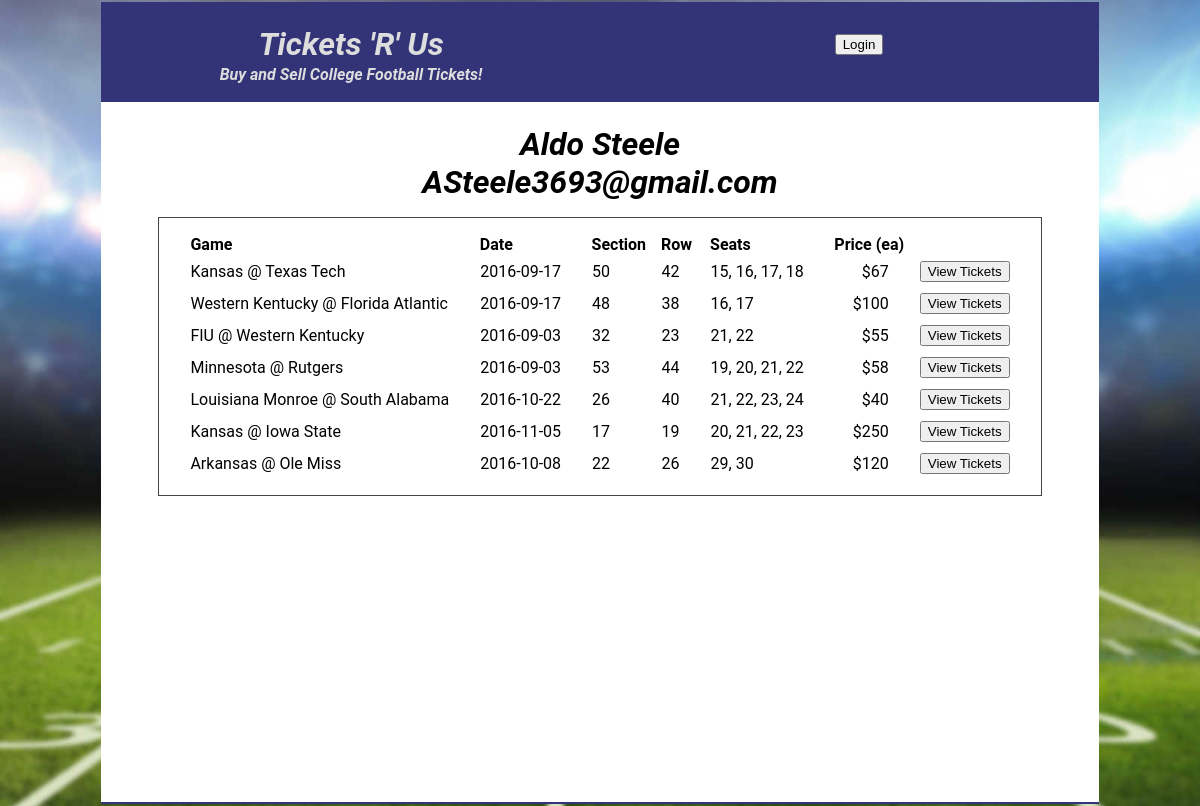
/users/3, run on the app's committed database.
### tickets.py (models this page shows, shortened)
class User(Base):
    __tablename__ = 'user'
    id = Column(Integer, primary_key=True)
    name = Column(String, nullable=False)
    email = Column(String, unique=True, nullable=False)
    picture = Column(String, nullable=True)

class Ticket_Lot(Base):
    __tablename__ = 'ticket_lot'
    id = Column(Integer, primary_key=True)
    seller_id = Column(Integer, ForeignKey('user.id'))
    seller = relationship(User, backref=backref('ticket_lots'))
    game_id = Column(Integer, ForeignKey('game.id'))
    game = relationship(Game, backref=backref('ticket_lots'))
    section = Column(Integer)
    row = Column(Integer)
    price = Column(Integer) # $ per ticket
    def seats(self):
        return [ ticket.seat for ticket in self.tickets ]
    def seats_str(self):
        return ', '.join(map(str,self.seats()))

class Team(Base):
    __tablename__ = 'team'
    id = Column(Integer, primary_key = True)
    name =Column(String, unique=True, nullable = False)
    nickname = Column(String)
    espn_id =  Column(Integer)
    city =  Column(String)
    state = Column(String)
    conference = Column(String, ForeignKey('conference.abbrev_name'))
    logo = Column(String)

class Game(Base):
    __tablename__ = 'game'
    id = Column(Integer, primary_key=True)
    home_team_id = Column(Integer, ForeignKey('team.id'))
    home_team = relationship(Team, foreign_keys=[home_team_id], backref=backref('home_games'))
    visiting_team_id = Column(Integer, ForeignKey('team.id'))
    visiting_team = relationship(Team, foreign_keys=[visiting_team_id], backref=backref('away_games'))
    date = Column(Date, nullable=False)

class Ticket(Base):
    __tablename__ = 'ticket'
    id = Column(Integer, primary_key=True)
    lot_id = Column(Integer, ForeignKey('ticket_lot.id'))
    lot = relationship(Ticket_Lot, backref=backref('tickets'))
    seat = Column(Integer)

### web_server.py (the view)
@app.route('/users/<int:user_id>')
def user(user_id):
    user = db_session.query(User).filter_by(id=user_id).one()
    main = Markup(render_template('user.html', user=user))
    return render_template('layout.html', main=main, login_session=login_session)

### templates/user.html
<div id="user-div">
    <h1>
        {{user.name}} <br>
        {{user.email}}
    </h1>
    <div class="game-tickets">
        <table class="tickets">
            <tr class="ticket-lot">
                <th> Game </th>
                <th> Date </th>
                <th class="section"> Section </td>
                <th class="row"> Row </td>
                <th class="seats"> Seats </td>
                <th class="price"> Price (ea) </td>
            </tr>
            {% for ticket_lot in user.ticket_lots %}
            <tr class="ticket-lot">
                <td class="game"> {{ticket_lot.game.visiting_team.name}} @ {{ticket_lot.game.home_team.name}} </td>
                <td class="date"> {{ticket_lot.game.date}} </td>
                <td class="section"> {{ticket_lot.section}} </td>
                <td class="row"> {{ticket_lot.row}} </td>
                <td class="seats"> {{ticket_lot.seats_str()}} </td>
                <td class="price"> ${{ticket_lot.price}} </td>
                <td class="view-button">
                    <a class="ticket-lot-a" href="/tickets/{{ticket_lot.id}}">
                        <button> View Tickets </button>
                    </a>
                </td>
            </tr>
            {% endfor %}
         </table>
    </div>
</div>

### static/style/tickets.css (style rules this page uses)
body, div, ul, li, p, h1, h2, h3, h4, h5, h6 { -webkit-box-sizing: border-box; -moz-box-sizing: border-box; -ms-box-sizing: border-box; box-sizing: border-box; border: 1px solid transparent; }
body, div, ul, li, p, h1, h2, h3, h4, h5, h6 { padding: 0; margin: 0; }
h1,h2,h3,h4 { width: 100%; }
body { display: -webkit-flex; display: flex; flex-wrap: wrap; flex-direction: row; justify-content: space-around; font-family: "Roboto", sans-serif; font-weight: bold; font-style: italic; text-align: center; background-image: url("/static/images/FF8a5Ku_2000_cropped.jpg"); background-size: cover; background-repeat: no-repeat; background-attachment: fixed; background-position: center; }
.conference-a, .ticket-lot-a { text-decoration: none; }
.game-tickets { border: 1px solid #444; padding: 15px; margin: 15px; background: #fff; }
table { border: 1px solid transparent; border-collapse: collapse; }
tr { border: 1px solid transparent; border-collapse: collapse; }
th { padding-left: 15px; padding-right: 0px; text-align: left; }
td { border: 1px solid transparent; border-collapse: collapse; padding: 5px; padding-left: 15px; padding-right: 15px; text-align: left; }
td.price { text-align: right; }

### data on the page
User: name "Aldo Steele", email "ASteele3693@gmail.com"
Ticket_Lot: game.visiting_team.name "Kansas", game.home_team.name "Texas Tech", game "2016-09-17", section "50", row "42", seats_str "15, 16, 17, 18", price "67"
Ticket_Lot: game.visiting_team.name "Western Kentucky", game.home_team.name "Florida Atlantic", game "2016-09-17", section "48", row "38", seats_str "16, 17", price "100"
Ticket_Lot: game.visiting_team.name "FIU", game.home_team.name "Western Kentucky", game "2016-09-03", section "32", row "23", seats_str "21, 22", price "55"
Ticket_Lot: game.visiting_team.name "Minnesota", game.home_team.name "Rutgers", game "2016-09-03", section "53", row "44", seats_str "19, 20, 21, 22", price "58"
Ticket_Lot: game.visiting_team.name "Louisiana Monroe", game.home_team.name "South Alabama", game "2016-10-22", section "26", row "40", seats_str "21, 22, 23, 24", price "40"
Ticket_Lot: game.visiting_team.name "Kansas", game.home_team.name "Iowa State", game "2016-11-05", section "17", row "19", seats_str "20, 21, 22, 23", price "250"
Ticket_Lot: game.visiting_team.name "Arkansas", game.home_team.name "Ole Miss", game "2016-10-08", section "22", row "26", seats_str "29, 30", price "120"
